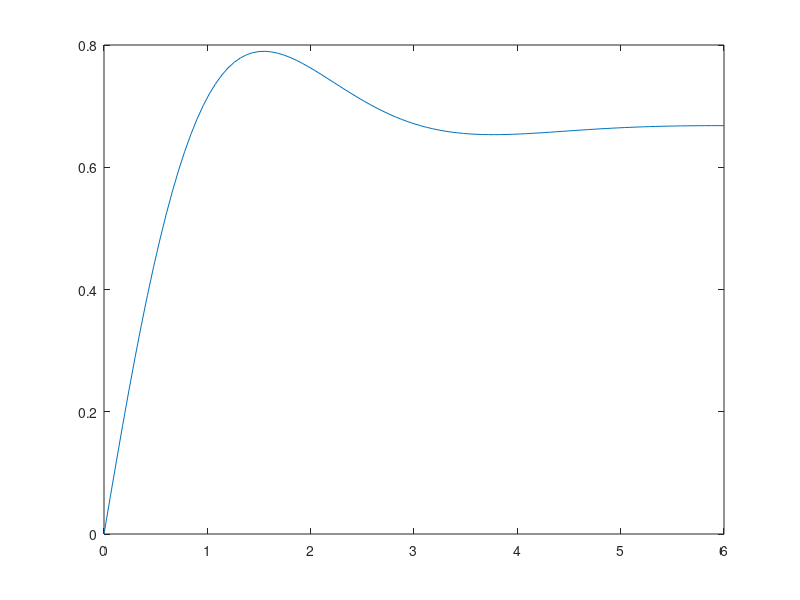
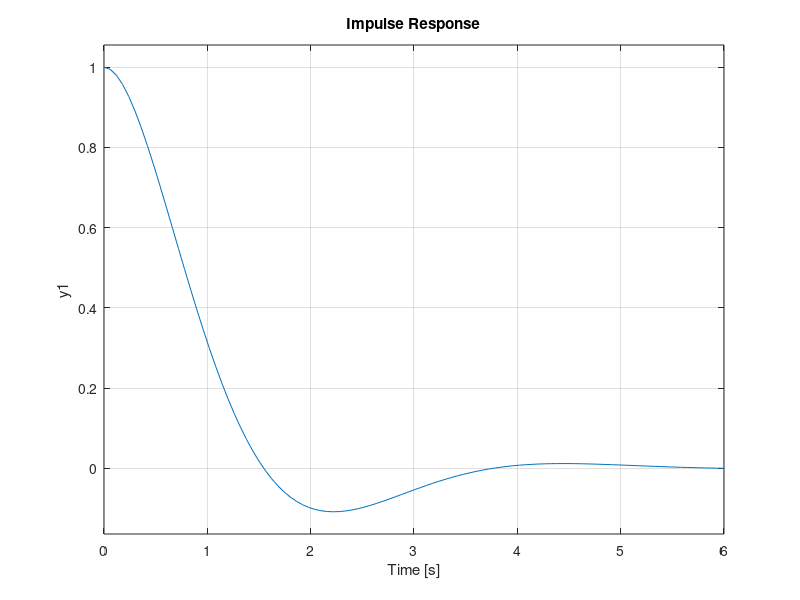
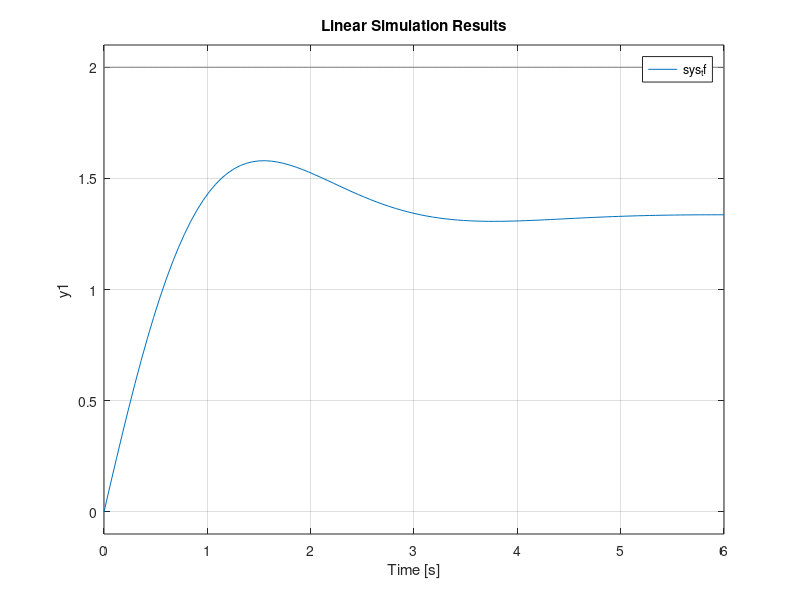
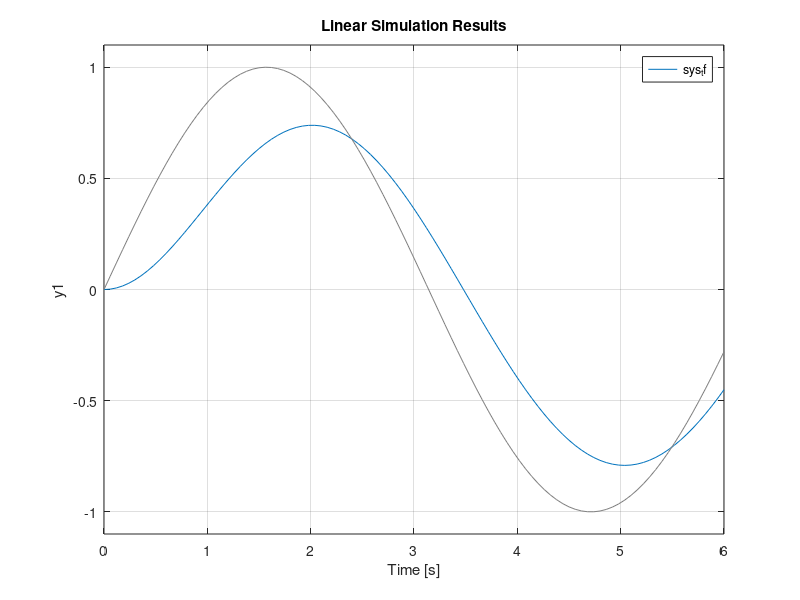

These charts were generated, in order, by the following MATLAB code:
% laplaceZtransforms/transfer_fun.m
num = [1 2];
den = [1 2 3];
sys_tf = tf(num,den)
poles = pole(sys_tf);
zeros = zero(sys_tf);
disp(['System Poles = ',num2str(poles')])
disp(['System Zeros = ',num2str(zeros')])

[yout, T] = step(sys_tf);
figure, plot(T, yout)
figure, impulse(sys_tf)

u1 = 2*ones(length(T),1);
u2 = sin(T);
figure, lsim(sys_tf,u1,T)
figure, lsim(sys_tf,u2,T)
